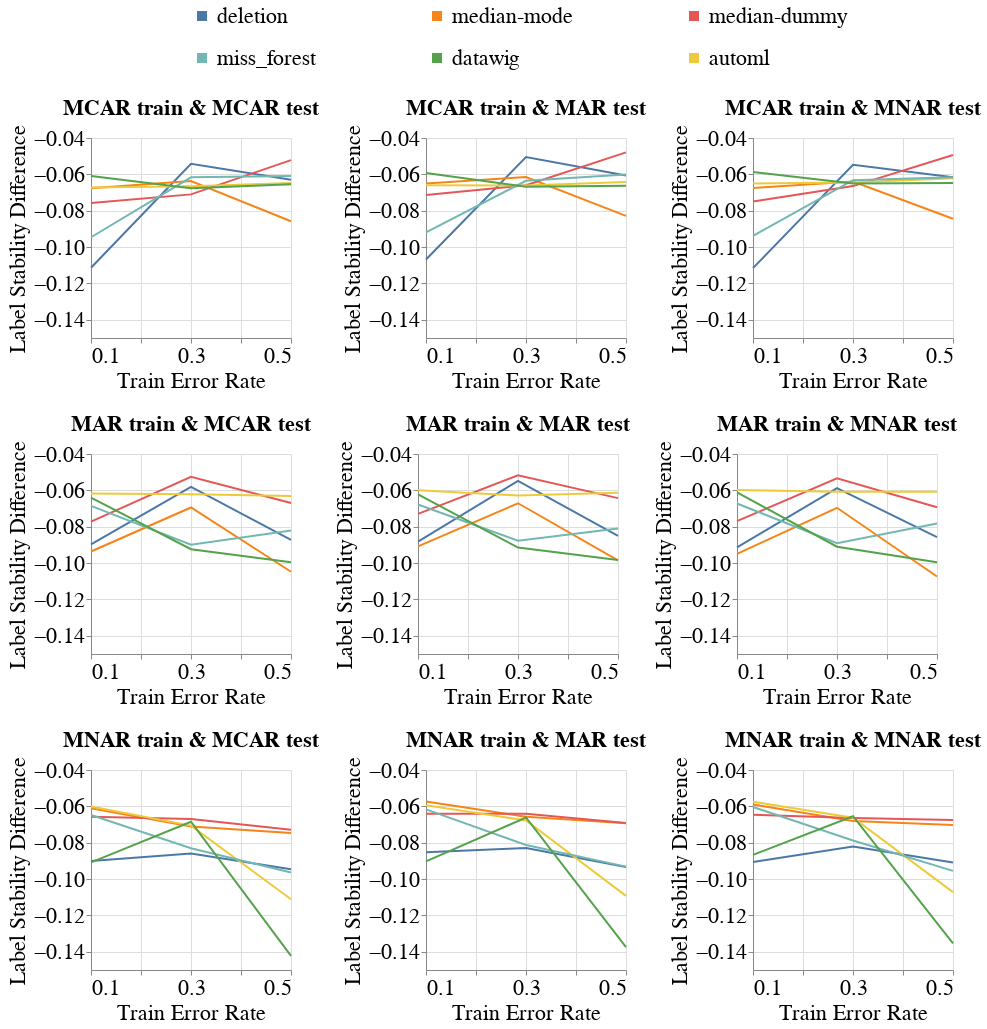

Write notebook code for a chart like this one.
### Code cell
create_exp2_line_bands_for_diff_imputers(dataset_name=DATASET_NAME,
                                         model_name='mlp_clf',
                                         metric_name='Label_Stability_Difference',
                                         db_client=db_client,
                                         group=SENSITIVE_ATTR_FOR_DISPARITY_METRICS,
                                         with_band=False)
